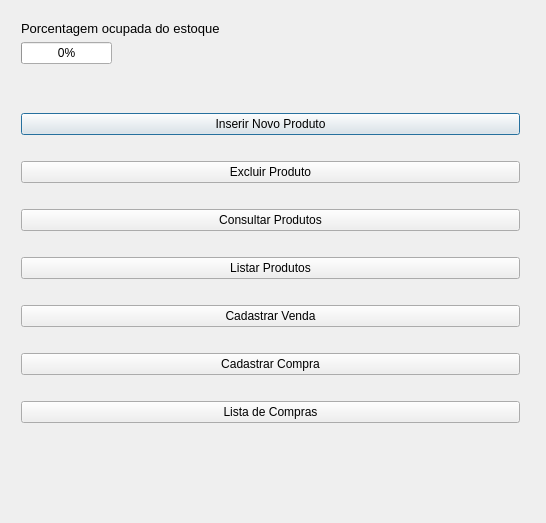
<?xml version="1.0" encoding="UTF-8"?>
<ui version="4.0">
 <class>menuPrincipal</class>
 <widget class="QDialog" name="menuPrincipal">
  <property name="windowModality">
   <enum>Qt::NonModal</enum>
  </property>
  <property name="enabled">
   <bool>true</bool>
  </property>
  <property name="geometry">
   <rect>
    <x>0</x>
    <y>0</y>
    <width>546</width>
    <height>523</height>
   </rect>
  </property>
  <property name="sizePolicy">
   <sizepolicy hsizetype="Fixed" vsizetype="Fixed">
    <horstretch>0</horstretch>
    <verstretch>0</verstretch>
   </sizepolicy>
  </property>
  <property name="windowTitle">
   <string>menuPrincipal</string>
  </property>
  <property name="sizeGripEnabled">
   <bool>false</bool>
  </property>
  <property name="modal">
   <bool>true</bool>
  </property>
  <widget class="QWidget" name="verticalLayoutWidget">
   <property name="geometry">
    <rect>
     <x>10</x>
     <y>10</y>
     <width>521</width>
     <height>424</height>
    </rect>
   </property>
   <layout class="QVBoxLayout" name="verticalLayout">
    <item>
     <layout class="QFormLayout" name="formLayout">
      <item row="1" column="0">
       <widget class="QLabel" name="label">
        <property name="font">
         <font>
          <pointsize>10</pointsize>
         </font>
        </property>
        <property name="text">
         <string>Porcentagem ocupada do estoque</string>
        </property>
       </widget>
      </item>
      <item row="2" column="0">
       <widget class="QProgressBar" name="porcentagemDoEstoque">
        <property name="value">
         <number>0</number>
        </property>
       </widget>
      </item>
     </layout>
    </item>
    <item>
     <widget class="QPushButton" name="botaoInserir">
      <property name="text">
       <string>Inserir Novo Produto</string>
      </property>
     </widget>
    </item>
    <item>
     <spacer name="horizontalSpacer_2">
      <property name="orientation">
       <enum>Qt::Horizontal</enum>
      </property>
      <property name="sizeHint" stdset="0">
       <size>
        <width>40</width>
        <height>20</height>
       </size>
      </property>
     </spacer>
    </item>
    <item>
     <widget class="QPushButton" name="botaoExcluir">
      <property name="text">
       <string>Excluir Produto</string>
      </property>
     </widget>
    </item>
    <item>
     <spacer name="horizontalSpacer_3">
      <property name="orientation">
       <enum>Qt::Horizontal</enum>
      </property>
      <property name="sizeHint" stdset="0">
       <size>
        <width>40</width>
        <height>20</height>
       </size>
      </property>
     </spacer>
    </item>
    <item>
     <widget class="QPushButton" name="botaoConsultar">
      <property name="text">
       <string>Consultar Produtos</string>
      </property>
     </widget>
    </item>
    <item>
     <spacer name="horizontalSpacer_4">
      <property name="orientation">
       <enum>Qt::Horizontal</enum>
      </property>
      <property name="sizeHint" stdset="0">
       <size>
        <width>40</width>
        <height>20</height>
       </size>
      </property>
     </spacer>
    </item>
    <item>
     <widget class="QPushButton" name="botaoListar">
      <property name="text">
       <string>Listar Produtos</string>
      </property>
     </widget>
    </item>
    <item>
     <spacer name="horizontalSpacer">
      <property name="orientation">
       <enum>Qt::Horizontal</enum>
      </property>
      <property name="sizeHint" stdset="0">
       <size>
        <width>40</width>
        <height>20</height>
       </size>
      </property>
     </spacer>
    </item>
    <item>
     <widget class="QPushButton" name="botaoVenda">
      <property name="text">
       <string>Cadastrar Venda</string>
      </property>
     </widget>
    </item>
    <item>
     <spacer name="horizontalSpacer_5">
      <property name="orientation">
       <enum>Qt::Horizontal</enum>
      </property>
      <property name="sizeHint" stdset="0">
       <size>
        <width>40</width>
        <height>20</height>
       </size>
      </property>
     </spacer>
    </item>
    <item>
     <widget class="QPushButton" name="botaoCompras">
      <property name="text">
       <string>Cadastrar Compra</string>
      </property>
     </widget>
    </item>
    <item>
     <spacer name="horizontalSpacer_6">
      <property name="orientation">
       <enum>Qt::Horizontal</enum>
      </property>
      <property name="sizeHint" stdset="0">
       <size>
        <width>40</width>
        <height>20</height>
       </size>
      </property>
     </spacer>
    </item>
    <item>
     <widget class="QPushButton" name="botaoListaDeCompras">
      <property name="text">
       <string>Lista de Compras</string>
      </property>
     </widget>
    </item>
   </layout>
  </widget>
 </widget>
 <layoutdefault spacing="6" margin="11"/>
 <resources/>
 <connections/>
</ui>
